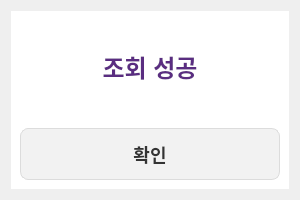
<?xml version="1.0" encoding="UTF-8"?>
<ui version="4.0">
 <class>CouponResultView</class>
 <widget class="QWidget" name="CouponResultView">
  <property name="geometry">
   <rect>
    <x>0</x>
    <y>0</y>
    <width>300</width>
    <height>200</height>
   </rect>
  </property>
  <property name="windowTitle">
   <string>Form</string>
  </property>
  <layout class="QHBoxLayout" name="horizontalLayout">
   <item>
    <widget class="QStackedWidget" name="stackedWidget">
     <property name="styleSheet">
      <string notr="true">/* 전반적인 위젯 배경 */
QWidget {
    background-color: #FFFFFF;
    font-family: &quot;Malgun Gothic&quot;, sans-serif;
}

/* 제목 레이블 (예: 쿠폰 입력, 결제 수단 선택) */
QLabel#label, QLabel#label_3, QLabel#label_title {
    color: #5A2D81;
    font-weight: bold;
    font-size: 24px;
    margin-bottom: 10px;
}

/* 숫자 입력칸 (QLineEdit) */
QLineEdit {
    border: 2px solid #5A2D81;
    border-radius: 10px;
    padding: 10px;
    font-size: 22px;
    color: #333333;
    background-color: #F9F9F9;
}

/* 일반 버튼 (숫자 패드 등) */
QPushButton {
    background-color: #F2F2F2;
    border: 1px solid #DCDCDC;
    border-radius: 8px;
    font-size: 18px;
    font-weight: bold;
    color: #333333;
    min-height: 50px;
}

QPushButton:pressed {
    background-color: #E0E0E0;
}

/* 포인트 버튼 (확인, 결제하기, APP쿠폰 등) */
QPushButton#pushButton_15, QPushButton#btnPay, QPushButton#coupon_app_btn, QPushButton#btn_insert_card {
    background-color: #5A2D81;
    color: #FFFFFF;
    border: none;
    border-radius: 10px;
    font-size: 20px;
}

QPushButton:hover {
    background-color: #723D9D;
}

/* 취소/이전 버튼 */
QPushButton#pushButton_14, QPushButton#btnCancel, QPushButton#btn_cancel {
    background-color: #A0A0A0;
    color: #FFFFFF;
    border-radius: 10px;
}

/* 결과창 레이블 (조회 성공/실패) */
QLabel#label[text=&quot;조회 성공&quot;] {
    color: #2D815A;
    font-size: 20px;
}

QLabel#label_2[text=&quot;조회 실패&quot;] {
    color: #D32F2F;
    font-size: 20px;
}</string>
     </property>
     <widget class="QWidget" name="page">
      <layout class="QVBoxLayout" name="verticalLayout_2">
       <item>
        <widget class="QLabel" name="label">
         <property name="text">
          <string>조회 성공</string>
         </property>
         <property name="alignment">
          <set>Qt::AlignmentFlag::AlignCenter</set>
         </property>
        </widget>
       </item>
       <item>
        <widget class="QPushButton" name="pushButton">
         <property name="text">
          <string>확인</string>
         </property>
        </widget>
       </item>
      </layout>
     </widget>
     <widget class="QWidget" name="page_2">
      <layout class="QVBoxLayout" name="verticalLayout">
       <item>
        <widget class="QLabel" name="label_2">
         <property name="text">
          <string>조회 실패</string>
         </property>
         <property name="alignment">
          <set>Qt::AlignmentFlag::AlignCenter</set>
         </property>
        </widget>
       </item>
       <item>
        <widget class="QPushButton" name="pushButton_2">
         <property name="text">
          <string>확인</string>
         </property>
        </widget>
       </item>
      </layout>
     </widget>
    </widget>
   </item>
  </layout>
 </widget>
 <resources/>
 <connections/>
</ui>
